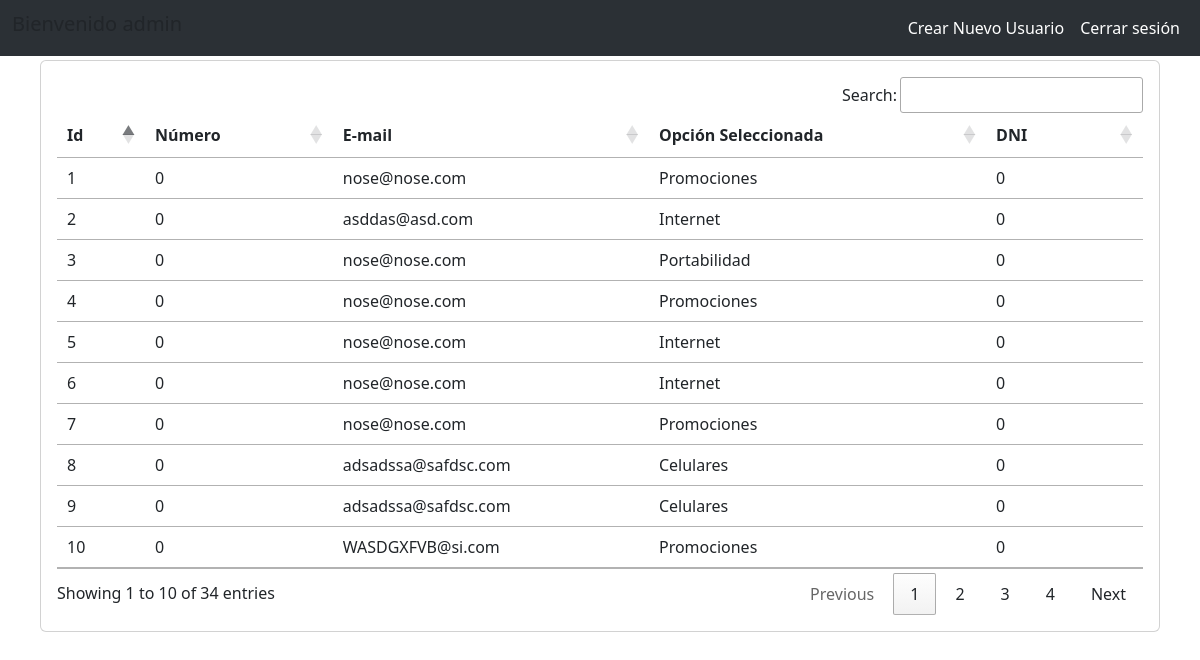
Page /src/views/dashboard/admin.php (signed in) on the committed database.
### tables this page shows
CREATE TABLE `dprincipales` (
  `id` int(9) NOT NULL,
  `numb` int(9) NOT NULL,
  `email` varchar(50) NOT NULL,
  `lstOp` int(1) NOT NULL,
  `dni` int(8) NOT NULL
);

### src/views/dashboard/visualizacion.php (the view)
<?php
	require "../../controller/db.php";
	$sql = "SELECT id, numb, email, lstOp, dni FROM dprincipales";
	$results = $con->prepare($sql);
	$results->execute();
	$records = $results->fetchAll();
	foreach($records as $res)
      {
        echo "<tr>";
        echo "<td>".$res["id"]."</td>";
        echo "<td>".$res["numb"]."</td>";
        echo "<td>".$res["email"]."</td>";
        $no = $res["lstOp"];
		if ($no === 1) {
			echo "<td>Celulares</td>";;
		}elseif ($no === 2) {
			echo "<td>Internet</td>";
		}elseif ($no === 3) {
			echo "<td>Promociones</td>";
		}else{
			echo "<td>Portabilidad</td>";
		}
        echo "<td>".$res["dni"]."</td>";
        echo "</tr>";
      }
?>

### src/views/template/navegacion/navb.php (shortened to what this page needs)
<!DOCTYPE html>
<html lang="es">
<head>
	<link href="https://cdn.jsdelivr.net/npm/bootstrap@5.3.0-alpha1/dist/css/bootstrap.min.css" rel="stylesheet">
	<link rel="stylesheet" href="https://cdn.datatables.net/1.13.4/css/jquery.dataTables.css" />
</head>
<body>
    <nav class="navbar bg-dark navbar-expand-lg bg-body-tertiary" data-bs-theme="dark">
        <div class="container-fluid">
            <h5 class="align-center">Bienvenido <?php echo $_SESSION["user_name"]?></h5>
            <div class="justify-content-end collapse navbar-collapse" id="navbarNav">
                <ul class="navbar-nav">
                    <li class="nav-item">
                    <a class="nav-link active" aria-current="page" href="../template/navegacion/register.php">Crear Nuevo Usuario</a>
                    </li>
                    <li class="nav-item" >
                    <a class="nav-link active" aria-current="page" href="../dashboard/log_out.php">Cerrar sesión</a>
                    </li>
                </ul>
            </div>
        </div>
    </nav>

### src/views/dashboard/admin.php (shortened to what this page needs)
<?php require '../template/navegacion/navb.php'; ?>
	<div class="container-fluid mx-auto">
		<div class="card mx-auto mt-1" style="width: 70rem;">
			<div class="card-body">
				<table class="table" id="myTable">
					<thead>
						<tr>
							<th>Id</th>
							<th>Número</th>
							<th>E-mail</th>
							<th>Opción Seleccionada</th>
							<th>DNI</th>
						</tr>
					</thead>
					<tbody>
						<?php require '../dashboard/visualizacion.php'; ?>
					</tbody>
				</table>
			</div>
		</div>
	</div>
</body>
</html>

### rows in the picture
dprincipales: id "1", numb "0", email "nose@nose.com", lstOp "Promociones", dni "0"
dprincipales: id "2", numb "0", email "asddas@asd.com", lstOp "Internet", dni "0"
dprincipales: id "3", numb "0", email "nose@nose.com", lstOp "Portabilidad", dni "0"
dprincipales: id "4", numb "0", email "nose@nose.com", lstOp "Promociones", dni "0"
dprincipales: id "5", numb "0", email "nose@nose.com", lstOp "Internet", dni "0"
dprincipales: id "6", numb "0", email "nose@nose.com", lstOp "Internet", dni "0"
dprincipales: id "7", numb "0", email "nose@nose.com", lstOp "Promociones", dni "0"
dprincipales: id "8", numb "0", email "adsadssa@safdsc.com", lstOp "Celulares", dni "0"
dprincipales: id "9", numb "0", email "adsadssa@safdsc.com", lstOp "Celulares", dni "0"
dprincipales: id "10", numb "0", email "WASDGXFVB@si.com", lstOp "Promociones", dni "0"
